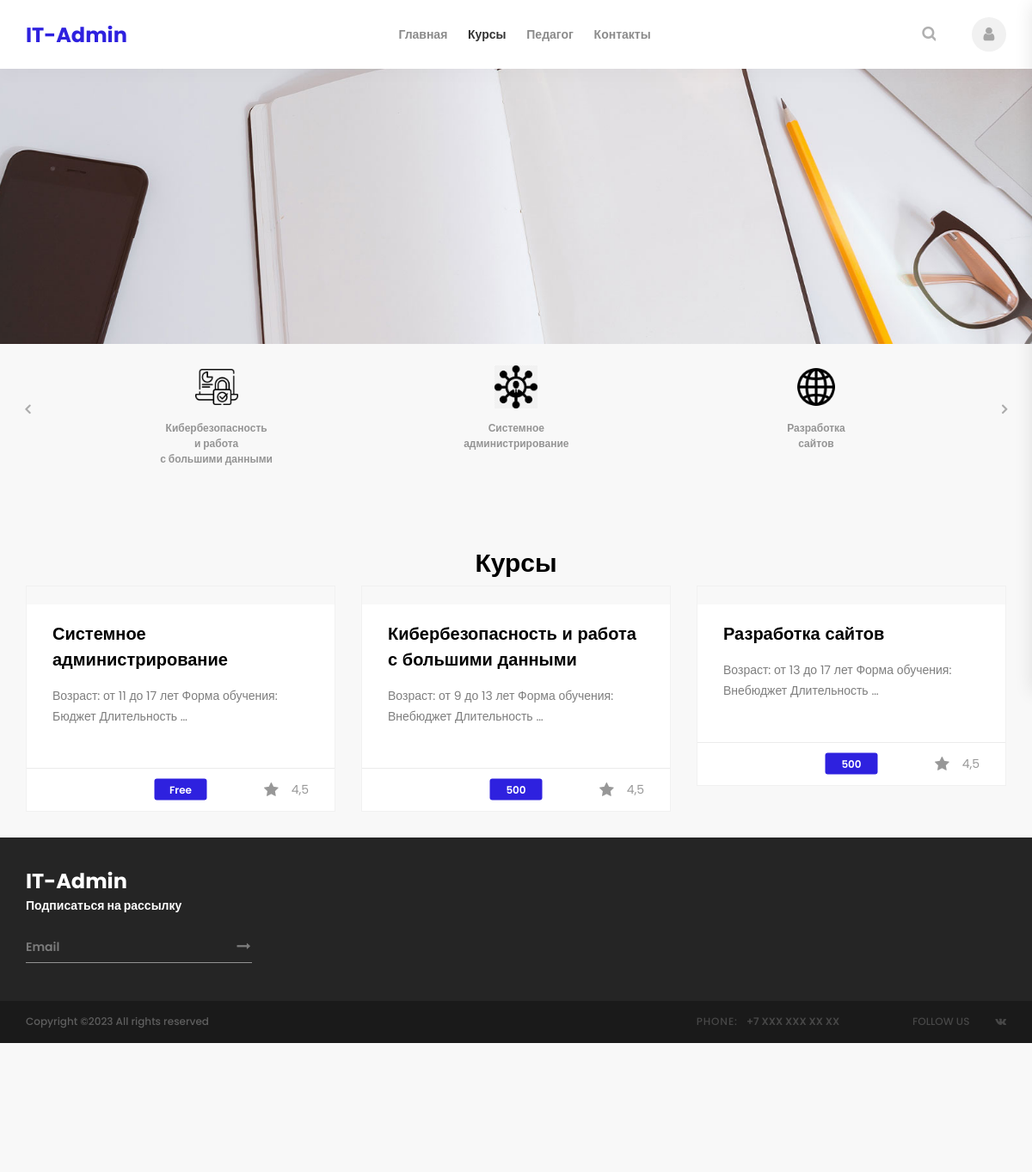
The app's page /courses, older data.
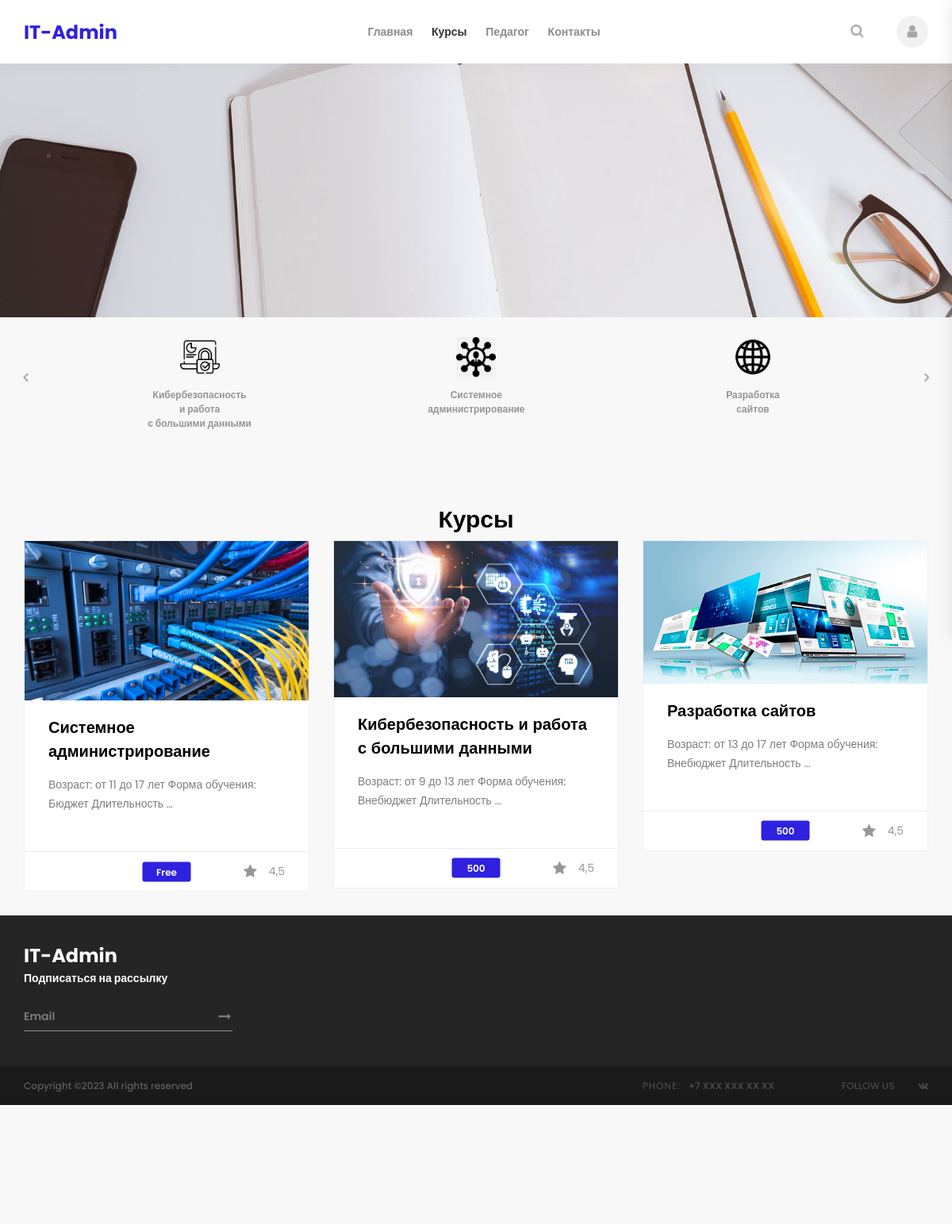
The same page, newer data.
### main/models.py (models this page shows, shortened)
class Post(models.Model):
    author_id = models.ForeignKey(User, on_delete=models.PROTECT)
    create = models.DateTimeField("Дата создания поста")
    published = models.DateTimeField("Дата публикации поста", blank=True)
    type_id = models.ForeignKey(Post_type, on_delete=models.PROTECT)
    title = models.CharField("Заголовок", max_length=255)
    content = models.TextField("Описание")
    img = models.CharField("Миниатюра поста", blank=True, max_length=255)
    price = models.IntegerField("Стоимость курса", blank=True)

### main/views.py (the view)
# urls.py: path('courses', views.courses,  name="courses"),
def courses(request):
    posts = Post.objects.filter(type_id=2)
    return render(request, "courses.html", {'activePage': 2,
                                            'posts': posts})

### main/templates/courses.html (shortened to what this page needs)
{% extends "base.html" %}
{% load static %}
{% block content %}
{% include "scheme/carousel.html" %}
	<div class="courses">
		<div class="container">
			<div class="row">
				<div class="col">
					<h2 class="section_title text-center">Курсы</h2>
				</div>
			</div>
			<div class="row courses_row">
				{% for post in posts %}
					{% include "scheme/single_post.html" %}
				{% endfor %}
		</div>
	</div>
{% endblock %}

### main/templates/scheme/single_post.html (shortened to what this page needs)
{% load static %}
<div class="col-lg-4 course_col">
  <div class="course">
    <div class="course_image"><img src="{% static post.img %}" alt=""></div>
      <div class="course_body">
		<div class="course_title">
           {% if post.type_id.id == 2 %}<a href="course/{{post.id}}">{% endif %}
            {{post.title}}</a></div>
        <div class="course_text">
          <p>{{post.content| truncatewords:10}}</p>
        </div>
      </div>
      <div class="course_footer d-flex flex-row align-items-center justify-content-start">
        {% if post.type_id.id == 2 %}
          <div class="course_rating ml-auto"><i class="fa fa-star" aria-hidden="true"></i><span>4,5</span></div>
          <div class="course_mark course_free trans_200"><a href="course/{{post.id}}">
          {% if post.price == 0 %}Free{% else %}{{post.price}}{% endif %}
          </a></div>
        {% endif %}
    </div>
  </div>
</div>

Row changes from the older to the newer data that the page shows:
changed Post "Системное администрирование": img: picture added
changed Post "Кибербезопасность и работа с большими данными": img: picture added
changed Post "Разработка сайтов": img: picture added
